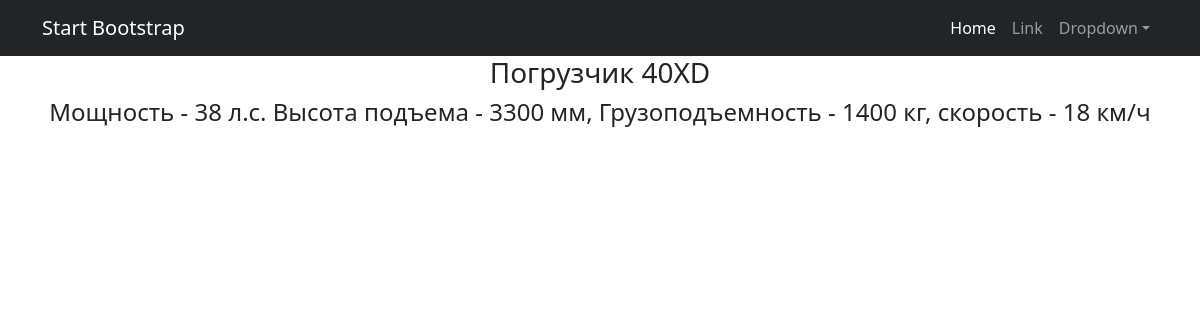
/manual/3, run on the app's committed database.
### serviceBook/models.py (models this page shows, shortened)
class Manual(models.Model):
    modelMachine = 'MMC'
    modelMotor = 'MMT'
    modelTransmission = 'MT'
    modelDriveAxile = 'MDA'
    modelControllAxile = 'MCA'
    typeTO = 'TTO'
    failureNode = 'FND'
    wayToRecover = 'WTR'
    CHOICES = [
        (modelMachine, 'Модель техники'),
        (modelMotor, 'Модель двигателя'),
        (modelTransmission, 'Модель трансмиссии'),
        (modelDriveAxile, 'Модель ведущего моста'),
        (modelControllAxile, 'Модель управляемого моста'),
        (typeTO, 'Вид ТО'),
        (failureNode, 'Узел отказа'),
        (wayToRecover, 'Способ восстановления'),
    ]
    nameClass = models.CharField(max_length=3, choices=CHOICES, default=modelMachine)
    name = models.CharField(max_length=100)
    descriptions = models.TextField()

### serviceBook/views.py (the view)
# urls.py: path('manual/<int:pk>', OneManualDetail.as_view(), name='manual_detail'),
class OneManualDetail(DetailView):
    queryset = Manual.objects.all()
    template_name = 'one_manual.html'
    context_object_name = 'manual'

### templates/one_manual.html (shortened to what this page needs)
{% extends 'flatpages/default.html' %}
{% block content %}
    <h3>{{ manual.name }}</h3>
    <h4>{{ manual.descriptions }}</h4>
{% endblock content %}

### data on the page
Manual: name "Погрузчик 40XD", descriptions "Мощность - 38 л.с. Высота подъема - 3300 мм, Грузоподъемность - 1400 кг, скорость - 18 км/ч"
